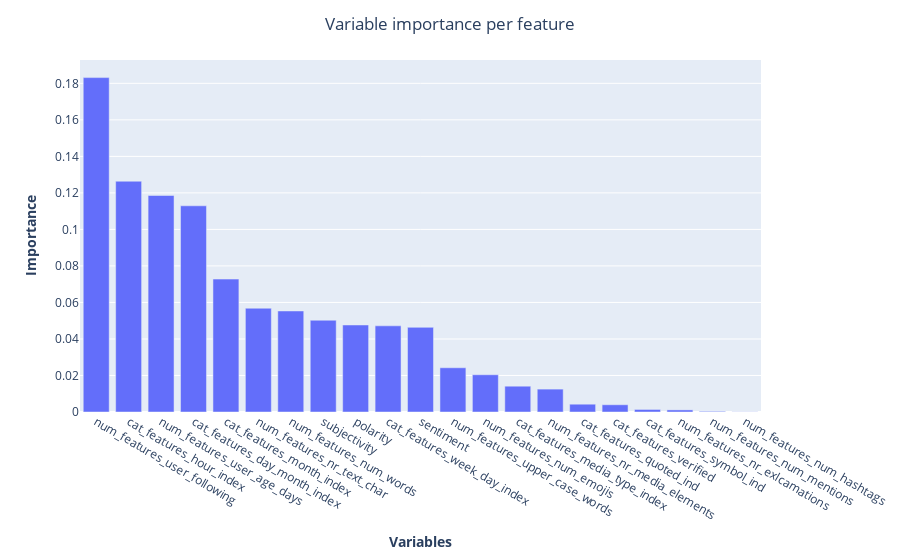

The notebook cell saved with this chart:
### Code cell
# plot the variable importance from heigh to low
fig = px.bar(var_imp_pd, x='Feature', y='Importance')

# Add figure title
fig.update_layout(
        title_text="Variable importance per feature ",
        title_x = 0.5
    )

# add axes
fig.update_xaxes(title_text="<b> Variables </b>")
fig.update_yaxes(title_text="<b> Importance </b>")

fig.show()

### Figure 1 — Plotly figure (JSON) as saved in the notebook; plotly's stock layout.template omitted (floating-point values rounded to 4 significant figures)
{"data": [{"alignmentgroup": "True", "hovertemplate": "Feature=%{x}<br>Importance=%{y}<extra></extra>", "legendgroup": "", "marker": {"color": "#636efa", "pattern": {"shape": ""}}, "name": "", "offsetgroup": "", "orientation": "v", "showlegend": false, "textposition": "auto", "type": "bar", "x": ["num_features_user_following", "cat_features_hour_index", "num_features_user_age_days", "cat_features_day_month_index", "cat_features_month_index", "num_features_nr_text_char", "num_features_num_words", "subjectivity", "polarity", "cat_features_week_day_index", "sentiment", "num_features_upper_case_words", "num_features_num_emojis", "cat_features_media_type_index", "num_features_nr_media_elements", "cat_features_quoted_ind", "cat_features_verified", "cat_features_symbol_ind", "num_features_nr_exlcamations", "num_features_num_mentions", "num_features_num_hashtags"], "xaxis": "x", "y": [0.1831, 0.1264, 0.1186, 0.1129, 0.07279, 0.05684, 0.05533, 0.05026, 0.04766, 0.04719, 0.04637, 0.02423, 0.0204, 0.01413, 0.01253, 0.004271, 0.003969, 0.001399, 0.001148, 0.0003539, 8.086e-05], "yaxis": "y"}], "layout": {"barmode": "relative", "legend": {"tracegroupgap": 0}, "margin": {"t": 60}, "title": {"text": "Variable importance per feature ", "x": 0.5}, "xaxis": {"anchor": "y", "domain": [0, 1], "title": {"text": "<b> Variables </b>"}}, "yaxis": {"anchor": "x", "domain": [0, 1], "title": {"text": "<b> Importance </b>"}}}}
